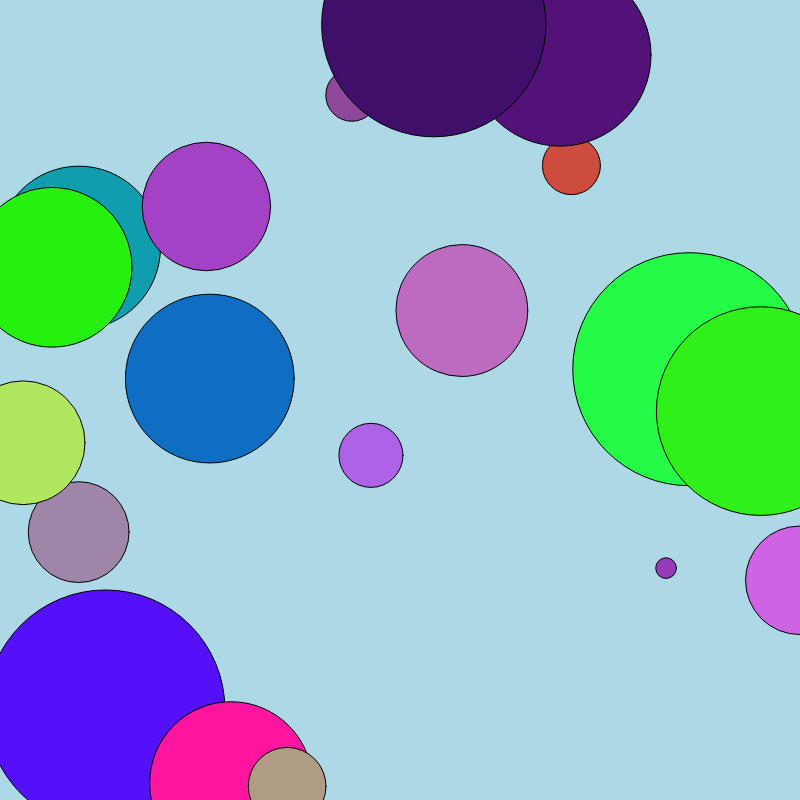
Frame 1 (no input)
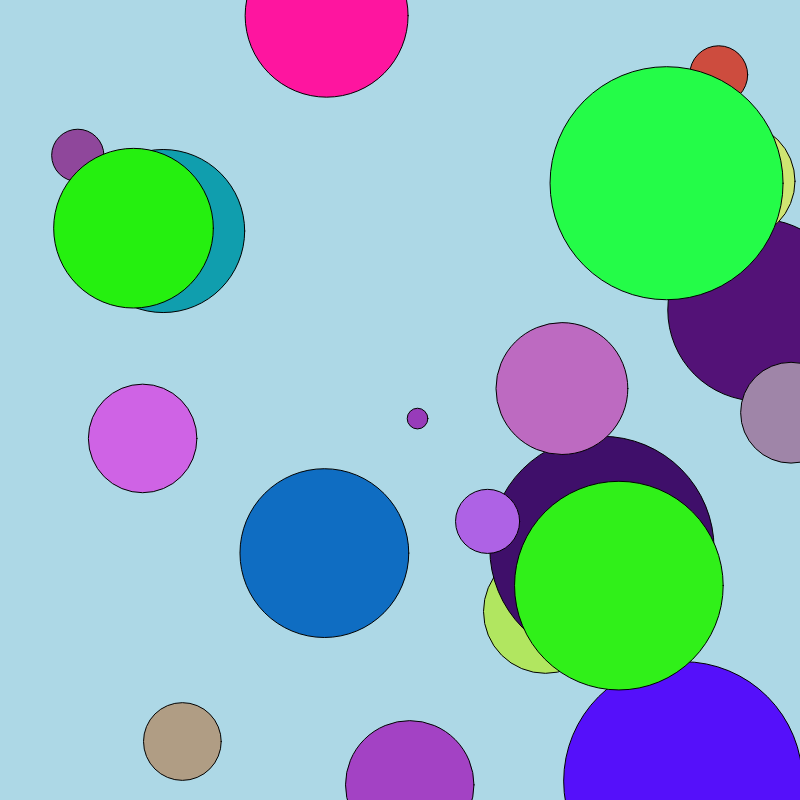
Frame 60 (no input)
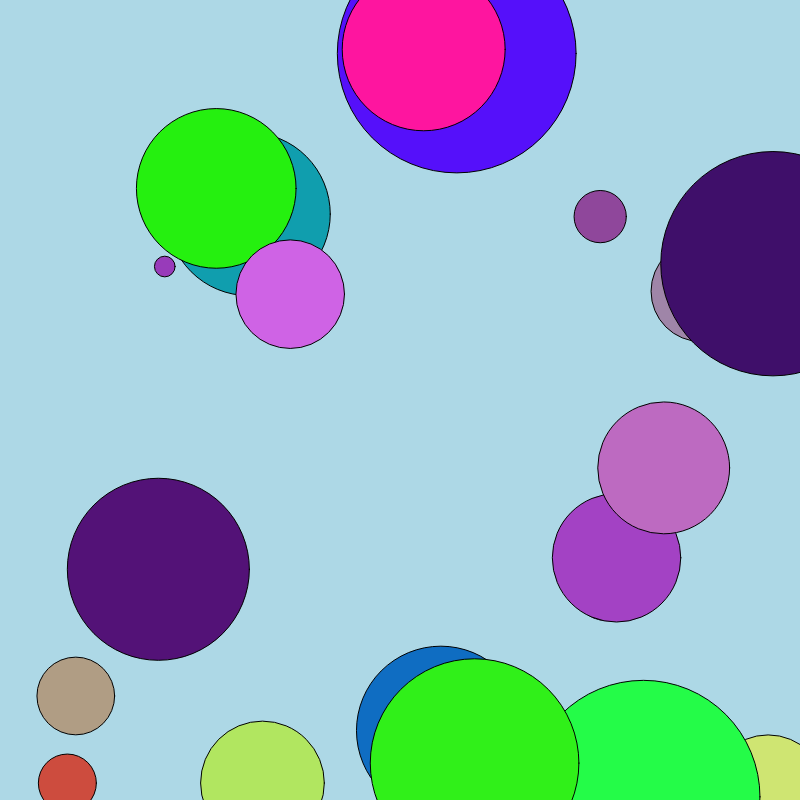
Frame 120 (the mouse pressed at the canvas centre since frame 60)

The p5.js sketch that drew these frames (run headless with seeded random() and noise() and a simulated clock; from frame 60 on, the mouse is pressed at the canvas centre):

// p5.js sketch
// ── sketch.js
var cars = [];
function setup() {
  createCanvas(800, 800);

    // put setup code here
    for (var i = 0; i < 20; i ++){
      cars.push(new Car);
    }


}

function draw() {
background('lightblue');
for (var i = 0; i < cars.length; i ++){
cars[i].display();
cars[i].drive();

}
  // put drawing code here

}

function Car(){
//atributes
this.pos= createVector(random(width), random(height));
  this.vel = createVector(random(-5, 5), random(-5,5));
  this.r = random(255);
  this.g = random(255);
  this.b = random(255);
  this.w = random(20, 240);
//methods
this.display = function (){
  fill(this.r, this.g, this.b);
    ellipse(this.pos.x, this.pos.y, this.w, this.w);
}

this.drive = function(){
this.pos.add(this.vel);
    //Normal= code phrase 1
    //Spider-Man= code phrase 2
    //Making Videos with friends code phrase 3
    //Oh, she means add another attribute
    //Pizza= code phrase 4
if(this.pos.x > width) this.pos.x = 0;
if (this.pos.x <0) this.pos.x = width;
if (this.pos.y > height) this.pos.y = 0;
if (this.pos.y <0) this.pos.y = height;

}

}
